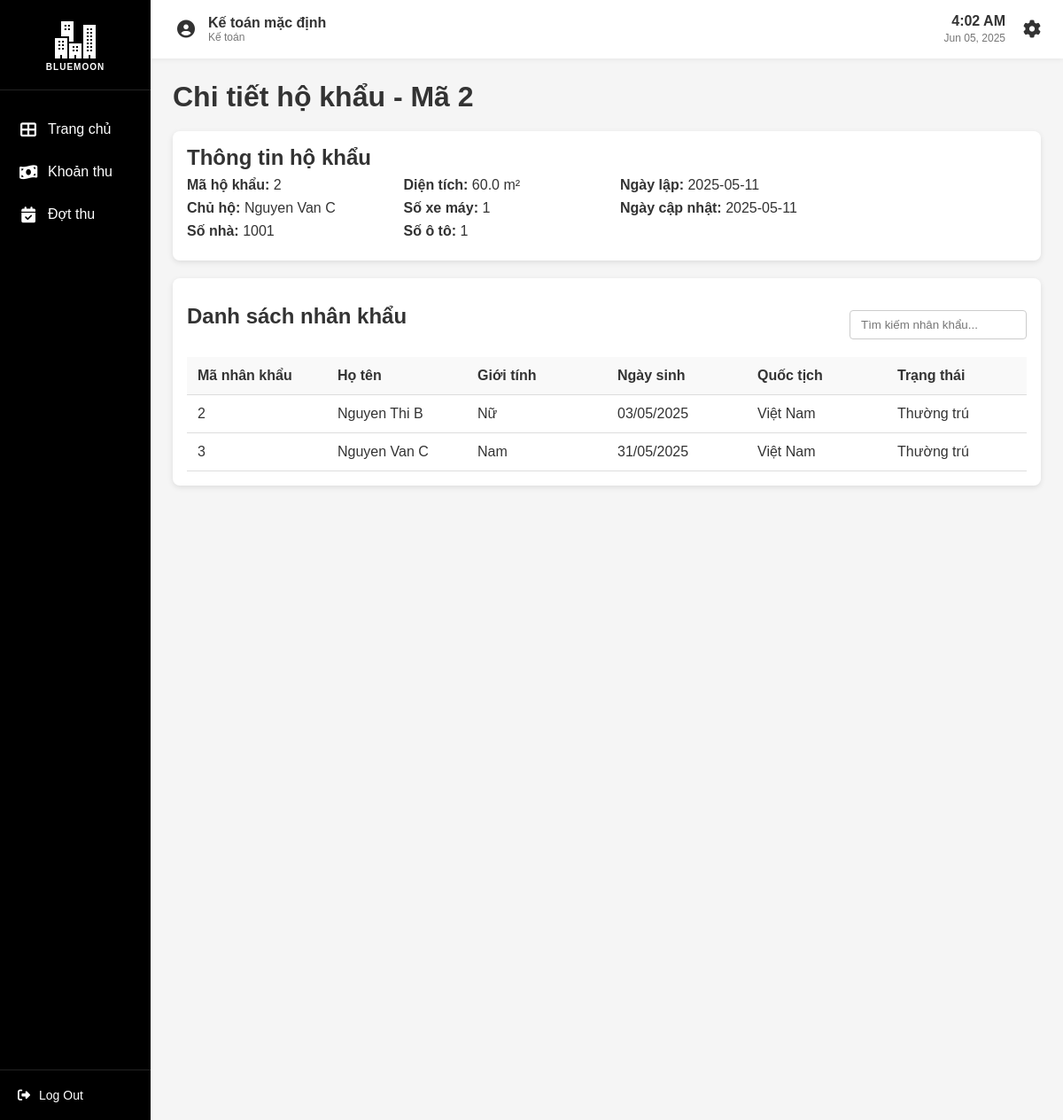
Screenshot of /hokhau/2 (signed in) with the database file from the repository.
### app/model.py (models this page shows, shortened)
class TaiKhoan(db.Model, UserMixin):
    __tablename__ = 'taikhoan'
    id = db.Column(db.Integer, primary_key=True)
    username = db.Column(db.String(50), unique=True, nullable=False)
    password = db.Column(db.String(100), nullable=False)
    vaiTro = db.Column(db.String(50))
    hoTen = db.Column(db.String(100))
    nopphis = db.relationship('NopPhi', backref='taikhoan', lazy=True)

class HoKhau(db.Model):
    __tablename__ = 'hokhau'
    maHoKhau = db.Column(db.Integer, primary_key=True)
    chuHo = db.Column(db.Integer, nullable=False)
    soNha = db.Column(db.String(25), nullable=False)
    ngayLap = db.Column(db.Date)
    ngayCapNhat = db.Column(db.Date)
    dienTich = db.Column(db.Float, nullable=False)
    xeMay = db.Column(db.Integer, default=0)
    oTo = db.Column(db.Integer, default=0)
    lichsuhokhau = db.relationship('LichSuHoKhau', backref='hokhau', lazy=True)
    nhankhau = db.relationship('NhanKhau', backref='hokhau', lazy=True)

class NhanKhau(db.Model):
    __tablename__ = 'nhankhau'
    maNhanKhau = db.Column(db.Integer, primary_key=True)
    hoTen = db.Column(db.String(100), nullable=False)
    ngaySinh = db.Column(db.Date)
    gioiTinh = db.Column(db.String(10))
    quocTich = db.Column(db.String(100))
    noiSinh = db.Column(db.String(100))
    cmnd = db.Column(db.String(25))
    qhVoiChuHo = db.Column(db.String(50))
    trangThai = db.Column(db.String(50))        # 'Thường trú', 'Tạm trú', 'Tạm vắng'
    maHoKhau = db.Column(db.Integer, db.ForeignKey('hokhau.maHoKhau'))
    lichsuhokhau = db.relationship('LichSuHoKhau', backref='nhankhau', lazy=True)
    tamtrutamvang = db.relationship('TamTruTamVang', backref='nhankhau', lazy=True)

### app/routes/hokhau_routes.py (the view)
@hk.route('/hokhau/<int:maHoKhau>', methods=['GET'])
@login_required
def hokhau_chitiet(maHoKhau):
    hokhau = HoKhauService.get_hokhau_by_id(maHoKhau)
    nhankhaus = NhanKhauService.get_nhankhau_by_hoKhau(maHoKhau)
    if not hokhau:
        flash('Không tìm thấy hộ khẩu', 'danger')
        return redirect(url_for('hk.hokhau'))
    chu_ho = None
    if hokhau and hokhau.chuHo != 0:
        for nk in nhankhaus:
            if nk.maNhanKhau == hokhau.chuHo:
                chu_ho = nk.hoTen
                break
    return render_template('hokhau_chitiet.html', hokhau=hokhau, nhankhaus=nhankhaus, chu_ho=chu_ho)

### app/services/hokhau_service.py (called while the page is built)
    @staticmethod
    def get_hokhau_by_id(id):
        return HoKhau.query.get(id)

    @staticmethod
    def get_nhankhau_by_hoKhau(maHoKhau):
        return NhanKhau.query.filter_by(maHoKhau=maHoKhau).all()

### app/templates/hokhau_chitiet.html (shortened to what this page needs)
{% extends "base.html" %}
{% block extra_css %}
<link rel="stylesheet" href="/static/css/hokhau.css">
<link rel="stylesheet" href="/static/css/nhankhau.css">
{% endblock %}
{% block content %}
<div class="container">
    <h1>Chi tiết hộ khẩu - Mã {{ hokhau.maHoKhau }}</h1>
    <div class="card">
        <div class="card-header">
            <h2>Thông tin hộ khẩu</h2>
        </div>
        <div class="card-body info-grid">
            <div class="info-column">
                <p><strong>Mã hộ khẩu:</strong> {{ hokhau.maHoKhau }}</p>
                <p><strong>Chủ hộ:</strong>
                    {% if hokhau.chuHo == 0 %}
                        BlueMoon
                    {% else %}
                        {{ chu_ho if chu_ho else 'Không xác định' }}
                    {% endif %}
                </p>
                <p><strong>Số nhà:</strong> {{ hokhau.soNha }}</p>
            </div>
            <div class="info-column">
                <p><strong>Diện tích:</strong> {{ hokhau.dienTich }} m²</p>
                <p><strong>Số xe máy:</strong> {{ hokhau.xeMay }}</p>
                <p><strong>Số ô tô:</strong> {{ hokhau.oTo }}</p>
            </div>
            <div class="info-column">
                <p><strong>Ngày lập:</strong> {{ hokhau.ngayLap }}</p>
                <p><strong>Ngày cập nhật:</strong> {{ hokhau.ngayCapNhat }}</p>
            </div>
        </div>
    </div>
    <div class="card mt-4">
        <div class="card-header">
            <div class="header-row">
                <h2>Danh sách nhân khẩu</h2>
                <div class="search-container">
                    <input type="text" id="searchMembers" class="search-box" placeholder="Tìm kiếm nhân khẩu...">
                </div>
            </div>
        </div>
        <div class="card-body">
            <table class="account-table">
                <thead>
                    <tr>
                        <th>Mã nhân khẩu</th>
                        <th>Họ tên</th>
                        <th>Giới tính</th>
                        <th>Ngày sinh</th>
                        <th>Quốc tịch</th>
                        <th>Trạng thái</th>
                    </tr>
                </thead>
                <tbody>
                    {% for nk in nhankhaus %}
                        {% if nk.maHoKhau == hokhau.maHoKhau %}
                            <tr class="hokhau-row visible">
                                <td>{{ nk.maNhanKhau }}</td>
                                <td>{{ nk.hoTen }}</td>
                                <td>{{ nk.gioiTinh }}</td>
                                <td>{{ nk.ngaySinh.strftime('%d/%m/%Y') }}</td>
                                <td>{{ nk.quocTich }}</td>
                                <td>{{ nk.trangThai }}</td>
                            </tr>
                        {% endif %}
                    {% endfor %}
                </tbody>
            </table>
        </div>
    </div>
</div>
{% endblock %}

### app/templates/base.html (shortened to what this page needs)
<!DOCTYPE html>
<html lang="en">
<head>
    <link rel="stylesheet" href="/static/css/base.css">
    <link rel="stylesheet" href="https://cdnjs.cloudflare.com/ajax/libs/font-awesome/6.4.0/css/all.min.css">
    {% block extra_css %}{% endblock %}
</head>
<body>
    <div class="container">
        <div class="sidebar">
            <div class="logo">
                <img src="/static/images/apartment_white.png" alt="BlueMoon">
                <div class="logo-text"><span class="library-text">BLUEMOON</span></div>
            </div>
            <nav class="sidebar-menu">
                <ul>
                    <li>
                        <a href="{{ url_for('auth.home') }}" class="menu-item {% if request.endpoint == 'auth.home' %}active{% endif %}">
                            <i class="fas fa-th-large"></i>
                            <span>Trang chủ</span>
                        </a>
                    </li>
                    {% if current_user.vaiTro == 'admin' %}
                        <li>
                            <a href="{{ url_for('user.taikhoan') }}" class="menu-item {% if request.endpoint == 'user.taikhoan' %}active{% endif %}">
                                <i class="fas fa-user"></i>
                                <span>Tài khoản</span>
                            </a>
                        </li>
                        <li>
                            <a href="{{ url_for('hk.hokhau') }}" class="menu-item {% if request.endpoint == 'hk.hokhau' %}active{% endif %}">
                                <i class="fas fa-house"></i>
                                <span>Hộ khẩu</span>
                            </a>
                        </li>
                        <li>
                            <a href="{{ url_for('hk.tamtrutamvang') }}" class="menu-item {% if request.endpoint == 'hk.tamtrutamvang' %}active{% endif %}">
                                <i class="fas fa-user-clock"></i>
                                <span>Tạm trú/vắng</span>
                            </a>
                        </li>
                        <li>
                            <a href="{{ url_for('hk.lichsuhokhau') }}" class="menu-item {% if request.endpoint == 'hk.lichsuhokhau' %}active{% endif %}">
                                <i class="fas fa-history"></i>
                                <span>Lịch sử</span>
                            </a>
                        </li>
                    {% elif current_user.vaiTro == 'Kế toán' %}
                        <li>
                            <a href="{{ url_for('tp.khoanthu') }}" class="menu-item {% if request.endpoint == 'tp.khoanthu' %}active{% endif %}">
                                <i class="fas fa-money-bill-wave"></i>
                                <span>Khoản thu</span>
                            </a>
                        </li>
                        <li>
                            <a href="{{ url_for('tp.dotthu') }}" class="menu-item {% if request.endpoint == 'tp.khoanthu' %}active{% endif %}">
                                <i class="fas fa-calendar-check"></i>
                                <span>Đợt thu</span>
                            </a>
                        </li>
                    {% endif %}
                </ul>
            </nav>
            <div class="sidebar-footer">
                <a href="{{ url_for('auth.logout') }}" class="logout-btn">
                    <i class="fas fa-sign-out-alt"></i>
                    <span>Log Out</span>
                </a>
            </div>
        </div>
        <div class="main-content">
            <header class="top-header">
                <div class="user-info">
                    <div class="user-avatar">
                        <i class="fas fa-user-circle"></i>
                    </div>
                    <div class="user-details">
                        <div class="user-name">{{ current_user.hoTen if current_user else 'KháchKhách' }}</div>
                        <div class="user-role">{{ current_user.vaiTro if current_user else '' }}</div>
                    </div>
                </div>
                <div class="header-right">
                    <div class="datetime">
                        <span class="time">{{ current_time }}</span>
                        <span class="date">{{ current_date }}</span>
                    </div>
                    <div class="settings">
                        <a href="#">
                            <i class="fas fa-cog"></i>
                        </a>
                    </div>
                </div>
            </header>
            <div class="content">
                {% block content %}{% endblock %}
            </div>
        </div>
    </div>
</body>
</html>

### app/static/css/base.css (style rules this page uses)
* { margin: 0; padding: 0; box-sizing: border-box; font-family: 'Arial', sans-serif; }
body { background-color: #f5f5f5; color: #333; }
.container { display: flex; height: 100vh; width: 100%; }
.sidebar { width: 170px; height: 100vh; background-color: #000; color: white; display: flex; flex-direction: column; position: fixed; left: 0; top: 0; }
.logo { padding: 20px 15px; border-bottom: 1px solid #222; display: flex; flex-direction: column; align-items: center; text-align: center; }
.logo img { width: 50px; margin-bottom: 5px; }
.logo-text { font-size: 18px; font-weight: bold; color: white; display: block; }
.library-text { font-size: 10px; display: block; margin-top: -5px; text-transform: uppercase; letter-spacing: 1px; }
.sidebar-menu { flex-grow: 1; padding-top: 20px; }
.sidebar-menu ul { list-style: none; }
.menu-item { display: flex; align-items: center; padding: 15px 20px; color: white; text-decoration: none; transition: all 0.3s; }
.menu-item i { margin-right: 10px; font-size: 18px; width: 24px; text-align: center; }
.sidebar-footer { padding: 20px; border-top: 1px solid #222; }
.logout-btn { display: flex; align-items: center; color: white; text-decoration: none; font-size: 14px; }
.logout-btn i { margin-right: 10px; }
.main-content { flex-grow: 1; margin-left: 170px; width: calc(100% - 170px); overflow-y: auto; }
.top-header { background-color: #fff; padding: 15px 25px; display: flex; justify-content: space-between; align-items: center; box-shadow: 0 2px 5px rgba(0,0,0,0.05); }
.user-info { display: flex; align-items: center; }
.user-avatar { width: 30px; height: 30px; border-radius: 50%; margin-right: 10px; display: flex; align-items: center; justify-content: center; color: #333; font-size: 20px; }
.user-details { display: flex; flex-direction: column; }
.user-name { font-weight: bold; font-size: 16px; }
.user-role { font-size: 12px; color: #777; }
.header-right { display: flex; align-items: center; }
.datetime { margin-right: 20px; text-align: right; }
.time { font-weight: bold; font-size: 16px; display: block; }
.date { font-size: 12px; color: #777; }
.settings i { font-size: 20px; color: #333; }
.content { padding: 25px; }

### app/static/css/hokhau.css (style rules this page uses)
.header-row { display: flex; justify-content: space-between; align-items: center; margin-bottom: 20px; }
.search-container { margin-top: 20px; display: flex; gap: 10px; align-items: center; }
.search-box { padding: 8px 12px; width: 220px; border: 1px solid #ccc; border-radius: 6px; }
.card { width: 100%; background-color: #fff; padding: 16px; border-radius: 8px; box-shadow: 0 2px 6px rgba(0,0,0,0.1); margin-top: 20px; }
.account-table { width: 100%; border-collapse: collapse; table-layout: fixed; }
.account-table th, .account-table td { padding: 12px; border-bottom: 1px solid #ddd; text-align: left; white-space: nowrap; overflow: hidden; text-overflow: ellipsis; }
.account-table th { background-color: #f9f9f9; font-weight: 600; }
.container { display: flex; flex-direction: column; height: 100vh; width: 100%; }
.hokhau-row { display: none; }
.hokhau-row.visible { display: table-row; }
.info-grid { display: flex; justify-content: space-between; align-items: flex-start; gap: 30px; flex-wrap: wrap; }
.info-column { flex: 1; min-width: 200px; }
.info-column p { margin: 8px 0; font-size: 16px; }

### app/static/css/nhankhau.css (style rules this page uses)
.search-container { display: flex; align-items: center; gap: 10px; }
.search-box { padding: 8px 12px; border: 1px solid #ccc; border-radius: 4px; width: 200px; }

### rows the page displays
TaiKhoan: hoTen "Kế toán mặc định", vaiTro "Kế toán"
HoKhau: maHoKhau "2", soNha "1001", dienTich "60.0", xeMay "1", oTo "1", ngayLap "2025-05-11", ngayCapNhat "2025-05-11"
NhanKhau: hoTen "Nguyen Van C", maNhanKhau "3", gioiTinh "Nam", ngaySinh "31/05/2025", quocTich "Việt Nam", trangThai "Thường trú"
NhanKhau: maNhanKhau "2", hoTen "Nguyen Thi B", gioiTinh "Nữ", ngaySinh "03/05/2025", quocTich "Việt Nam", trangThai "Thường trú"
